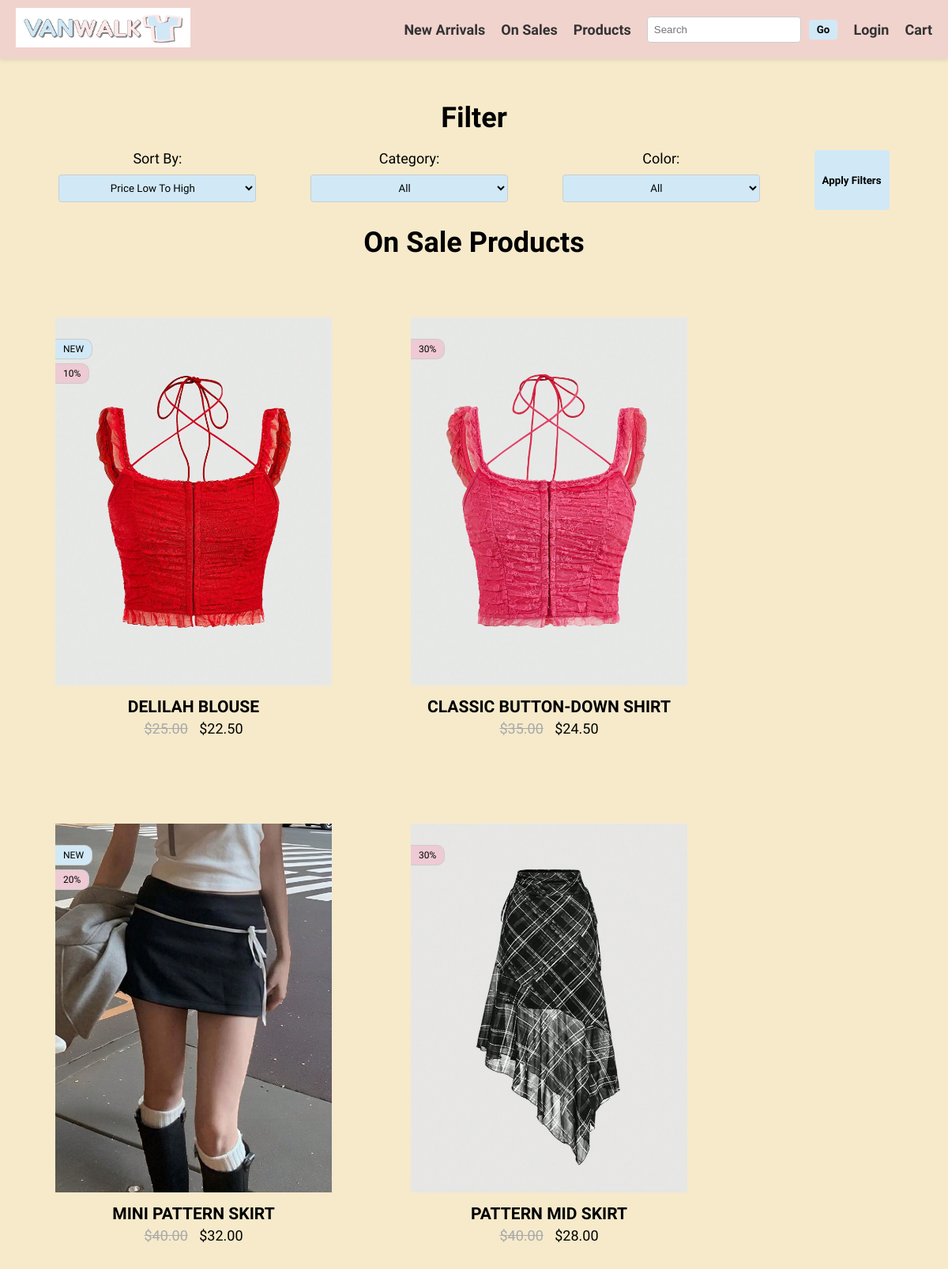
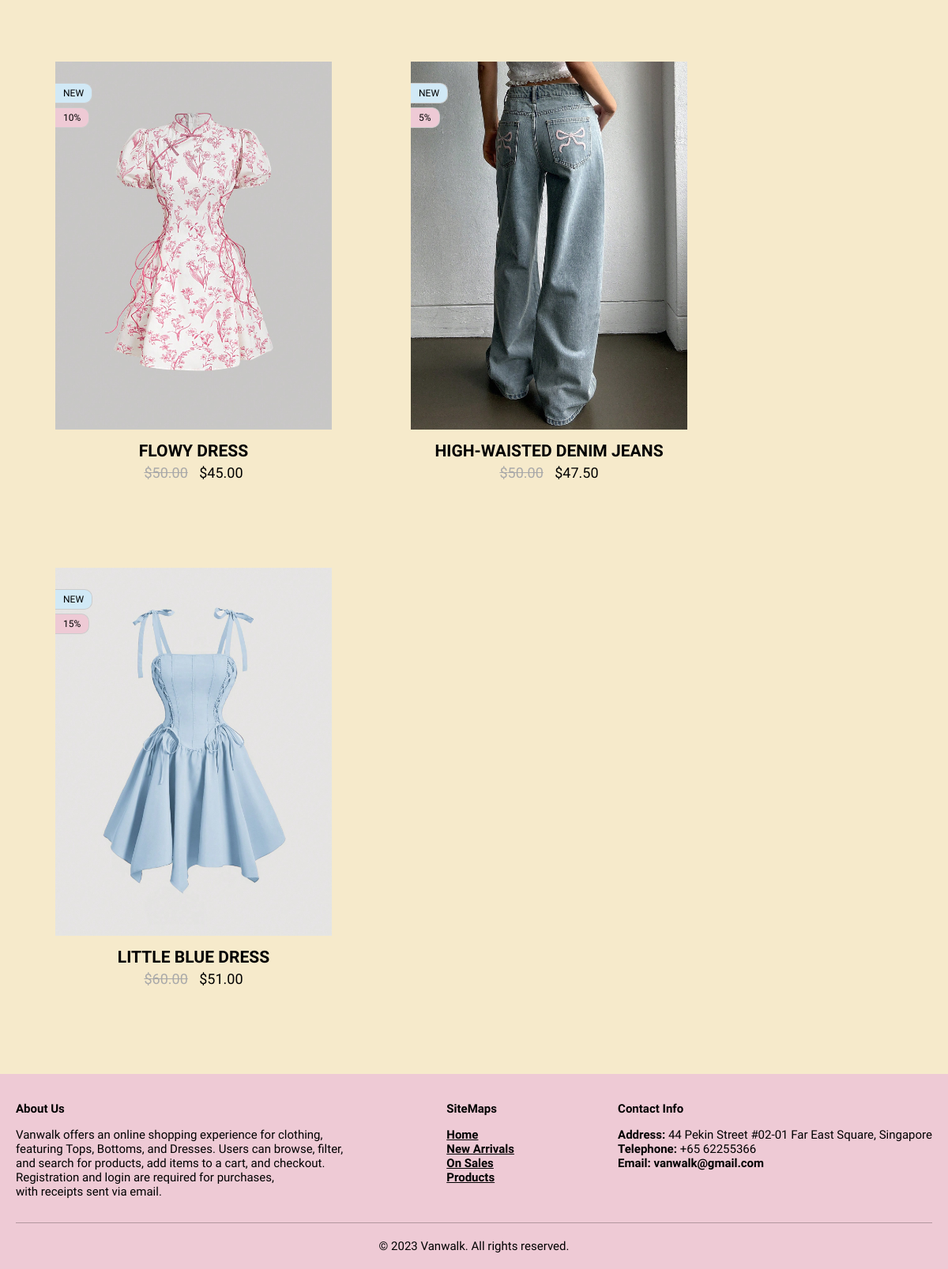
The page /sales.php on the database its author committed (2 pictures, top to bottom).
### tables this page shows
CREATE TABLE `product` (
  `Prodid` char(3) NOT NULL,
  `Name` varchar(50) NOT NULL,
  `Price` float NOT NULL,
  `Type` varchar(50) NOT NULL,
  `Color` varchar(50) NOT NULL,
  `Description` longtext NOT NULL,
  `qty` int(11) NOT NULL,
  `Discount` float NOT NULL,
  `isNew` tinyint(1) NOT NULL,
  `created_datetime` datetime NOT NULL,
  `image_path` varchar(255) NOT NULL
);

### sales.php (the view, shortened to what this page needs)
<?php
$servername = "localhost";
$username = "root";
$password = "";
$dbname = "vanwalk";
$conn = mysqli_connect($servername, $username, $password, $dbname);
$sort = isset($_GET['sort']) ? $_GET['sort'] : 'LTH';
$sql = "SELECT * FROM Product WHERE 1=1 AND Discount > 0";
switch ($sort) {
  case 'LTH':
    $sql .= " ORDER BY Price ASC";
    break;
}
$result = mysqli_query($conn, $sql);
?>
<!DOCTYPE html>
<html lang="en">
<head>
  <link rel="stylesheet" type="text/css" href="./css/index.css" />
  <link rel="stylesheet" type="text/css" href="./css/header-footer.css" />
</head>
<body>
  <?php include 'header.php'; ?>
  <div class="main_wrapper" style="padding: 30px 0px 50px 0px">
    <div class="container">
      <h1 style="text-align: center; margin-bottom: 0px">Filter</h1>
      <form method="GET" action="sales.php" class="filter-container">
        <div class="filter-options">
          <label for="sort">Sort By:</label>
          <select id="sort" name="sort">
            <option value="LTH">Price Low To High</option>
          </select>
        </div>
        <div class="filter-options">
          <label for="category">Category:</label>
          <select id="category" name="category">
            <option value="all">All</option>
          </select>
        </div>
        <div class="filter-options">
          <label for="color">Color:</label>
          <select id="color" name="color">
            <option value="all">All</option>
          </select>
        </div>
        <button type="submit">Apply Filters</button>
      </form>
      <h1 style="text-align: center; margin-top: 0px">On Sale Products</h1>
      <div class="product-grid" id="product-grid">
        <?php
        if (mysqli_num_rows($result) > 0) {
          while ($row = mysqli_fetch_assoc($result)) {
            if ($row['qty'] == 0) {
              continue;
            }
            echo '<form class="product-item" action="./productdetails.php" method="post">';
            echo '<img src="' . $row['image_path'] . '" alt="' . htmlspecialchars($row['Name']) . '" onclick="this.parentNode.submit();" style="cursor: pointer;" />';
            echo '<div class="product-labels">';
            if ($row['isNew']) {
              echo '<span class="product-label new">New</span>';
            }
            if ($row['Discount'] > 0) {
              echo '<span class="product-label discount">' . $row['Discount'] . '%</span>';
            }
            echo '</div>';
            echo '<h3 style="text-transform: uppercase;">' . htmlspecialchars($row['Name']) . '</h3>';
            if ($row['Discount'] > 0) {
              $discountedPrice = $row['Price'] * (1 - $row['Discount'] / 100);
              echo '<p><span style="text-decoration: line-through; color: #A9A9A9; padding-right: 10px;">$' . number_format($row['Price'], 2) . '</span> $' . number_format($discountedPrice, 2) . '</p>';
            } else {
              echo '<p>$' . number_format($row['Price'], 2) . '</p>';
            }
            echo '</form>';
          }
        } else {
          echo '<p>No products found.</p>';
        }
        ?>
      </div>
    </div>
  </div>
  <?php include 'footer.php'; ?>
</body>
</html>

### header.php (shortened to what this page needs)
<?php
$is_logged_in = isset($_SESSION['islogin']) && $_SESSION['islogin'] === true;
$username = isset($_SESSION['username']) ? $_SESSION['username'] : 'Default';
$is_admin = isset($_SESSION['isadmin']) ? $_SESSION['isadmin'] : 0;
?>
<!DOCTYPE html>
<html lang="en">
<head>
    <link rel="stylesheet" type="text/css" href="./css/index.css" />
    <link rel="stylesheet" type="text/css" href="./css/header-footer.css" />
</head>
<body>
    <header class="sticky-header">
        <div class="container">
            <div class="header-content">
                <div class="logo">
                    <a href="./index.php">
                        <img src="./public/logo.jpeg" alt="Vanwalk Logo" />
                    </a>
                </div>
                <nav>
                    <ul>
                        <li><a href="./newarrivals.php">New Arrivals</a></li>
                        <li><a href="./sales.php">On Sales</a></li>
                        <li class="dropdown">
                            <a href="./products.php">Products</a>
                        </li>
                        <li>
                            <form class="search-form" action="search.php" method="post">
                                <input type="text" placeholder="Search" name="search" />
                                <button type="submit">Go</button>
                            </form>
                        </li>
                        <?php if ($is_logged_in): ?>
                            <li class="dropdown" id="userDD">
                                <span id="usernameDisplay" style="text-transform: uppercase;"><?php echo htmlspecialchars($username); ?></span>
                                <ul class="dropdown-content">
                                    <?php if ($is_admin === 1): ?><li><a href="./viewproduct.php">View Store</a></li><?php endif; ?>
                                    <li><a href="./logout.php">Log Out</a></li>
                                </ul>
                            </li>
                        <?php else: ?>
                            <li><a href="./login.php">Login</a></li>
                        <?php endif; ?>
                        <li><a href="./cart.php">Cart</a></li>
                    </ul>
                </nav>
            </div>
        </div>
    </header>
</body>
</html>

### footer.php
<!DOCTYPE html>
<html lang="en">
<body>
    <footer class="sticky-footer">
        <div class="container">
            <div class="footer-content">
                <div class="contact-info">
                    <p><b>About Us</b></p>
                    <p>
                        Vanwalk offers an online shopping experience for clothing,<br />
                        featuring Tops, Bottoms, and Dresses. Users can browse, filter,<br />
                        and search for products, add items to a cart, and checkout. <br />
                        Registration and login are required for purchases, <br />
                        with receipts sent via email.
                    </p>
                </div>
                <div class="contact-info">
                    <p><b>SiteMaps</b></p>
                    <nav>
                        <ul>
                            <li><a href="./index.php">Home</a></li>
                            <li><a href="./newarrivals.php">New Arrivals</a></li>
                            <li><a href="./sales.php">On Sales</a></li>
                            <li><a href="./products.php">Products</a></li>
                        </ul>
                    </nav>
                </div>
                <div class="contact-info">
                    <p><b>Contact Info</b></p>
                    <p>
                        <b>Address:</b> 44 Pekin Street #02-01 Far East Square,
                        Singapore<br />
                        <b>Telephone:</b> +65 62255366<br />
                        <b>Email:</b>
                        <a href="mailto:vanwalk@gmail.com" style="color: black">vanwalk@gmail.com</a>
                    </p>
                </div>
            </div>
            <p
                style="
            text-align: center;
            border-top: 1px solid rgba(0, 0, 0, 0.253);
            padding: 20px 0px 0px 0px;
            margin-bottom: 0px;
          ">
                &copy; 2023 Vanwalk. All rights reserved.
            </p>
        </div>
    </footer>
</body>
</html>

### css/index.css (style rules this page uses)
body { background-color: #f6eacb; color: black; font-family: 'Amaranth', sans-serif; font-size: 18px; margin: 0; padding: 0; min-height: 100vh; display: flex; flex-direction: column; }
a { text-decoration: none; }
.container { max-width: 1800px; margin: 0 auto; padding: 0 20px; }
.main_wrapper { flex: 1; }
button { padding: 5px 10px; border: none; background-color: #d1e9f6; font-weight: bold; color: black; border-radius: 4px; font-family: 'Amaranth', sans-serif; cursor: pointer; }
a { text-decoration: none; color: #333; font-weight: bold; }
.filter-container { display: flex; justify-content: space-around; align-item: center; padding: 20px; }
.filter-options { display: flex; align-items: center; flex-direction: column; }
.filter-options label { margin-bottom: 10px; }
.filter-options select { width: 250px; padding: 8px; text-align: center; border: 1px solid #ccc; border-radius: 4px; margin-bottom: 10px; font-family: 'Amaranth', sans-serif; background-color: #d1e9f6; }
.product-grid { display: flex; flex-wrap: wrap; justify-content: flex-start; }
.product-item { flex: 0 0 calc(20% - 10px); margin-bottom: 30px; border-radius: 3px; text-align: center; position: relative; margin: 50px; }
.product-item img { width: 350px; height: auto; }
.product-labels { position: absolute; top: 5%; left: 0; display: flex; flex-direction: column; }
.product-label { background-color: rgba(0, 0, 0, 0.8); color: black; padding: 5px 10px; font-size: 12px; text-transform: uppercase; margin-bottom: 5px; border: 1px solid #ccc; width: fit-content; border-left: 0px; border-top-right-radius: 10px; border-bottom-right-radius: 10px; }
.product-label.new { background-color: #d1e9f6; }
.product-label.discount { background-color: #eecad5; }
.product-item h3 { margin-top: 10px; margin-bottom: 5px; }
.product-item p { margin-top: 0; margin-bottom: 10px; }

### css/header-footer.css (style rules this page uses)
.sticky-header { position: sticky; top: 0; background-color: #F1D3CE; box-shadow: 0 2px 5px rgba(0, 0, 0, 0.1); z-index: 1000; padding: 10px 0; }
.header-content { display: flex; justify-content: space-between; align-items: center; }
.logo img { height: 50px; filter: blur(0.3px); }
nav ul { list-style-type: none; padding: 0; margin: 0; display: flex; align-items: center; }
nav ul li { margin-left: 20px; }
nav ul li a { text-decoration: none; color: #333; font-weight: bold; }
.dropdown { position: relative; }
.search-form { display: flex; align-items: center; flex-direction: row; }
.search-form input[type="text"] { padding: 8px; border: 1px solid #ccc; border-radius: 4px; margin-right: 10px; }
.sticky-footer { font-size: 15px; background-color: #eecad5; color: black; padding: 20px 0; }
.footer-content { display: flex; justify-content: space-between; align-items: flex-start; }
.footer-content nav ul { display: flex; flex-direction: column; align-items: flex-start; text-align: left; }
.footer-content nav ul li { margin-left: 0px; }
.footer-content nav ul li a { color: black; text-decoration: underline; font-weight: bold; }

### rows shown on the page
product: image_path (picture), isNew "NEW", Discount "10", Name "DELILAH BLOUSE", Price "25.00", discountedPrice "22.50"
product: image_path (picture), Discount "30", Name "CLASSIC BUTTON-DOWN SHIRT", Price "35.00", discountedPrice "24.50"
product: image_path (picture), isNew "NEW", Discount "20", Name "MINI PATTERN SKIRT", Price "40.00", discountedPrice "32.00"
product: image_path (picture), Discount "30", Name "PATTERN MID SKIRT", Price "40.00", discountedPrice "28.00"
product: image_path (picture), isNew "NEW", Discount "10", Name "FLOWY DRESS", Price "50.00", discountedPrice "45.00"
product: image_path (picture), isNew "NEW", Discount "5", Name "HIGH-WAISTED DENIM JEANS", Price "50.00", discountedPrice "47.50"
product: image_path (picture), isNew "NEW", Discount "15", Name "LITTLE BLUE DRESS", Price "60.00", discountedPrice "51.00"
